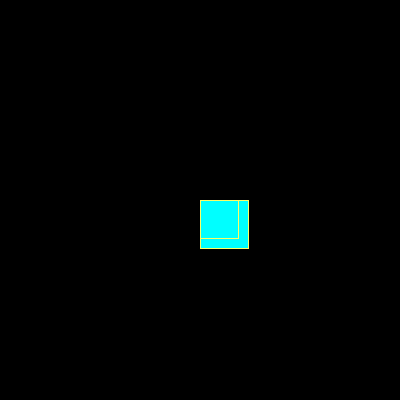
Frame 1 (no input)
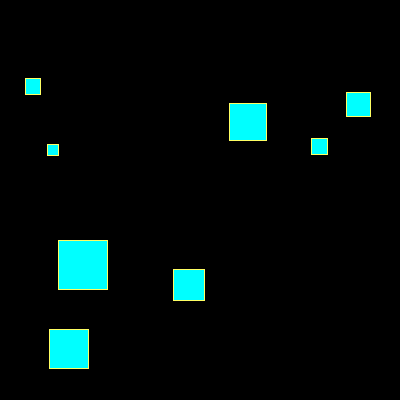
Frame 60 (the mouse pressed at the canvas centre just before this capture)
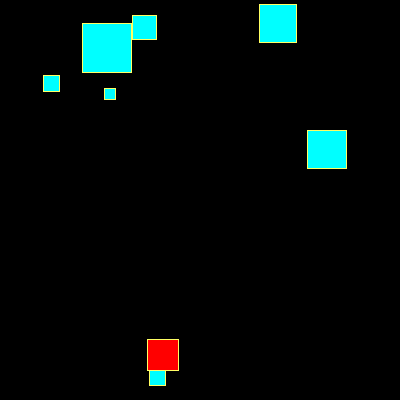
Frame 120 (the mouse held since frame 60 and released just before this capture)

The Processing sketch that drew these frames (run headless with seeded random() and noise(); from frame 60 on, the mouse is pressed at the canvas centre):

// Processing sketch: processing_49125
// ── processing_49125.pde





  Squares [] button = new Squares [8];



    void setup () {
      
      size (400,400);
      smooth ();
      stroke (305,300,100);
      
      for (int i=0; i<button.length; i++) {
       
        button[i] = new Squares (200,200,random (10,70));
      }
      
  
  }


  void draw () {
    
    background (0);
    
   for (int i=0; i<button.length; i++) {
     
     button[i].checkCollisions ();
     
     button[i].drawSquares ();
     
     button[i].update ();
     
   }
    
    
  }
  
  void mousePressed () {
    
    for (int i=0; i<button.length; i++) {
     
      button[i].checkMousePress ();
      
    }
  }
  
  
  class Squares {
    
    float x;
    float y;
    
    float xspeed;
    float yspeed;
    
    float buttonSize;
    
    boolean clicked;
    
    
    Squares (float xpos, float ypos, float bSize) {
      
      x = xpos;
      y = ypos;
      buttonSize = bSize;
      
      
      xspeed = random (-5,5);
      yspeed = random (-5,5);
      
      clicked = false;
      
    }
    
    void update () {
      
      x += xspeed;
      y += yspeed;
      
    }
    
    void checkCollisions () {
      
      if ( (x<0) || (x>width-buttonSize)) {
         xspeed = -xspeed;
      }
      
       if ( (y<0)  || (y>height-buttonSize)) {
         yspeed = -yspeed;
      } 
     }
     
     void drawSquares () {
       
       if (clicked) {
         
         fill (255,0,0);
       }
       
       else {
       
       fill (0,255,255);
       
       }
       
       rect (x,y,buttonSize,buttonSize);
     }
     
     void checkMousePress () {
       
       if ((mouseX > x) && (mouseX< x + buttonSize)) {
         
         clicked = !clicked;
       }
       
       else if ((mouseY > y) && (mouseY< y + buttonSize)) {
         clicked = !clicked;
       }
     }
      
  }
